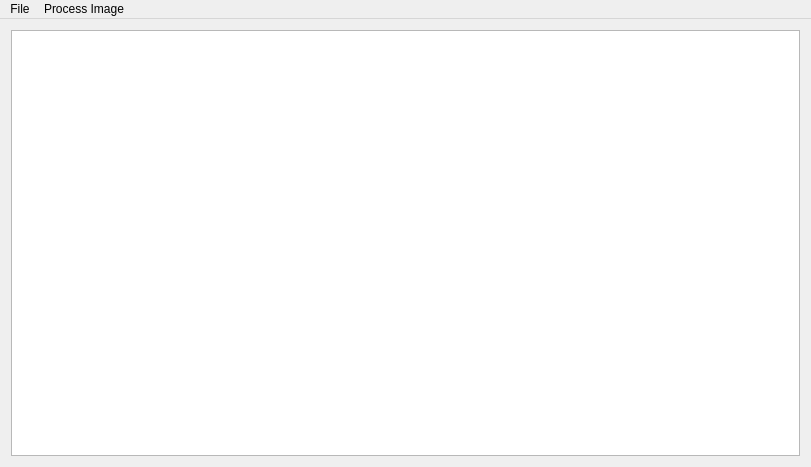
<?xml version="1.0" encoding="UTF-8"?>
<ui version="4.0">
 <class>MainWindow</class>
 <widget class="QMainWindow" name="MainWindow">
  <property name="geometry">
   <rect>
    <x>0</x>
    <y>0</y>
    <width>811</width>
    <height>467</height>
   </rect>
  </property>
  <property name="windowTitle">
   <string>Simple Image Processor</string>
  </property>
  <widget class="QWidget" name="centralWidget">
   <layout class="QHBoxLayout" name="horizontalLayout">
    <item>
     <widget class="QGraphicsView" name="graphicsView"/>
    </item>
   </layout>
  </widget>
  <widget class="QMenuBar" name="menuBar">
   <property name="geometry">
    <rect>
     <x>0</x>
     <y>0</y>
     <width>811</width>
     <height>21</height>
    </rect>
   </property>
   <widget class="QMenu" name="menuOpen">
    <property name="title">
     <string>File</string>
    </property>
    <addaction name="actionOpen"/>
    <addaction name="actionSave"/>
    <addaction name="actionSave_As"/>
   </widget>
   <widget class="QMenu" name="menuProcess_Image">
    <property name="title">
     <string>Process Image</string>
    </property>
    <addaction name="actionBlur"/>
    <addaction name="actionSharpen"/>
    <addaction name="actionTo_Greyscale"/>
    <addaction name="actionShow_Greylevel_Histogram"/>
    <addaction name="actionOtsu_s_method"/>
   </widget>
   <addaction name="menuOpen"/>
   <addaction name="menuProcess_Image"/>
  </widget>
  <action name="actionOpen">
   <property name="text">
    <string>Open</string>
   </property>
  </action>
  <action name="actionSave">
   <property name="text">
    <string>Save</string>
   </property>
  </action>
  <action name="actionSave_As">
   <property name="text">
    <string>Save As</string>
   </property>
  </action>
  <action name="actionBlur">
   <property name="text">
    <string>Blur</string>
   </property>
  </action>
  <action name="actionSharpen">
   <property name="text">
    <string>Sharpen</string>
   </property>
  </action>
  <action name="actionTo_Greyscale">
   <property name="text">
    <string>To Greyscale</string>
   </property>
  </action>
  <action name="actionShow_Greylevel_Histogram">
   <property name="text">
    <string>Show Greylevel Histogram</string>
   </property>
  </action>
  <action name="actionOtsu_s_method">
   <property name="text">
    <string>Otsu's method</string>
   </property>
  </action>
 </widget>
 <layoutdefault spacing="6" margin="11"/>
 <resources/>
 <connections/>
</ui>
